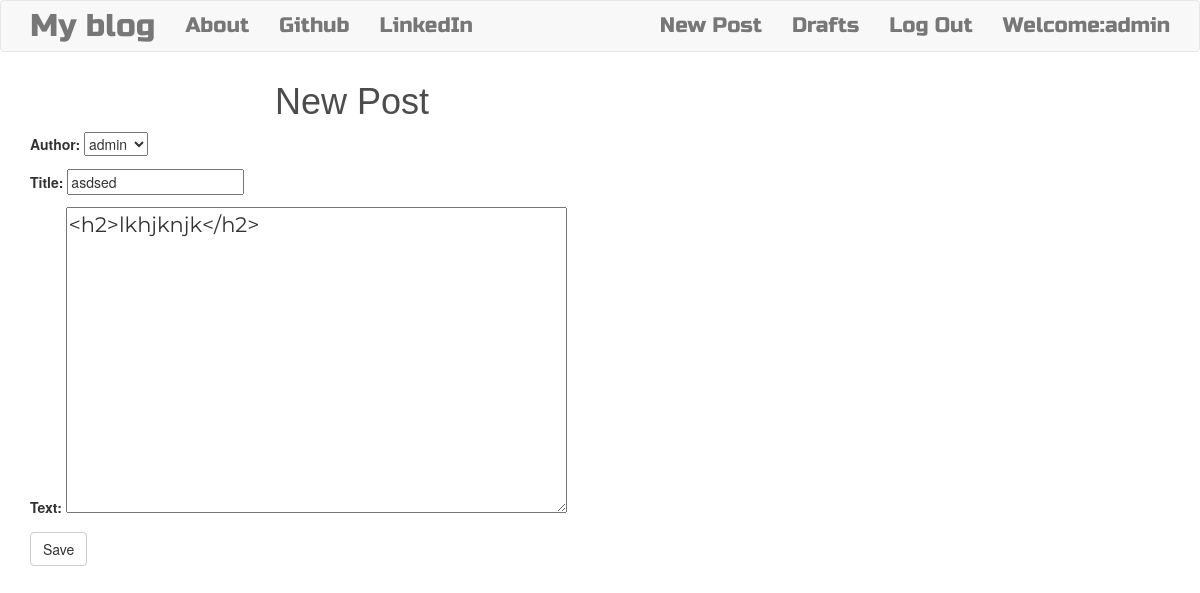
Screenshot of /post/1/edit/ (signed in) with the database file from the repository.
### blog/models.py (models this page shows, shortened)
class Post(models.Model):
	author=models.ForeignKey('auth.User',on_delete=models.CASCADE)
	title=models.CharField(max_length=200)
	text=models.TextField()
	created_date=models.DateTimeField(default=timezone.now)
	published_date=models.DateTimeField(blank=True,null=True)

### blog/views.py (the view)
# urls.py: path('post/<pk>/edit/',views.PostUpdateView.as_view(),name='post_edit'),
class PostUpdateView(LoginRequiredMixin,UpdateView):
	login_url='/login/'
	redirect='blog/post_detail.html'
	form_class=PostForm
	model=Post

### blog/forms.py
class PostForm(forms.ModelForm):
	class Meta():
		model=models.Post
		fields=('author','title','text')
		widgets={
		'title':forms.TextInput(attrs={'class':'textinputclass'}),
		'text':forms.Textarea(attrs={'class':'editable medium-editor-textarea postcontent'})
		}

### templates/blog/post_form.html (shortened to what this page needs)
{%extends 'blog/base.html'%}
{%block content%}
<h1>New Post</h1>
<form class="post-form" method="POST">
	{{form.as_p}}
	<button type="submit" class="save btn btn-default" name="button">Save</button>
</form>
{%endblock%}

### templates/blog/base.html (shortened to what this page needs)
<!DOCTYPE html>
{%load static%}
<html lang="en">
<head >
	<link rel="stylesheet" href="https://maxcdn.bootstrapcdn.com/bootstrap/3.4.0/css/bootstrap.min.css">
	<link rel="stylesheet" href="//cdn.jsdelivr.net/npm/medium-editor@latest/dist/css/medium-editor.min.css" type="text/css" media="screen" charset="utf-8">
	<link rel="stylesheet" href="{%static 'blog/css/blog.css'%}">
</head>
<body>
	<nav class="navbar navbar-default techfont custom-navbar">
		<div class="container">
			<ul class="nav navbar-nav">
				<li><a href="{%url 'post_list'%}" class="navbar-brand bigbrand">My blog</a></li>
				<li><a href="{%url 'about'%}">About</a></li>
				<li><a href="https://github.com/">Github</a></li>
				<li><a href="https://www.linkedin.com/">LinkedIn</a></li>
			</ul>
			<ul class="nav navbar-nav navbar-right">
				{%if user.is_authenticated%}
				<li>
					<a href="{%url 'post_new'%}">New Post</a>
				</li>
				<li>
					<a href="{%url 'post_draft_list'%}">Drafts</a>
				</li>
				<li>
					<a href="{%url 'logout'%}">Log Out</a>
				</li>
				<li>
					<a href="">Welcome:{{user.username}}</a>
				</li>
				{%else%}
				<li><a class='nav navbar-right' href="{%url 'user_login'%}"><span class='glyphicon glyphicon-user'></span></a></li>
				{%endif%}
			</ul>
		</div>
	</nav>
	<div class="content container">
		<div class="row">
			<div class="col-md-8">
				<div class="blog_post">
					{%block content%}
					{%endblock%}
				</div>
			</div>
		</div>
	</div>
</body>
</html>

### static/blog/css/blog.css (style rules this page uses)
h1 { font-family: Oak,sans-serif; color: rgba(0,0,0,0.7); position:relative; top:calc(50% - 80px); left:calc(50% - 130px); }
.postcontent { font-family: 'Montserrat'; font-size: 1.5em; }
.techfont { font-family: 'Russo One',sans-serif; font-size: 1.5em; margin-bottom: 10px; }
.bigbrand { font-size: 1.5em; }

### rows the page displays
Post: author "admin", title "asdsed", text "<h2>lkhjknjk</h2>"

### other values shown
{{ user.username }} "admin"
